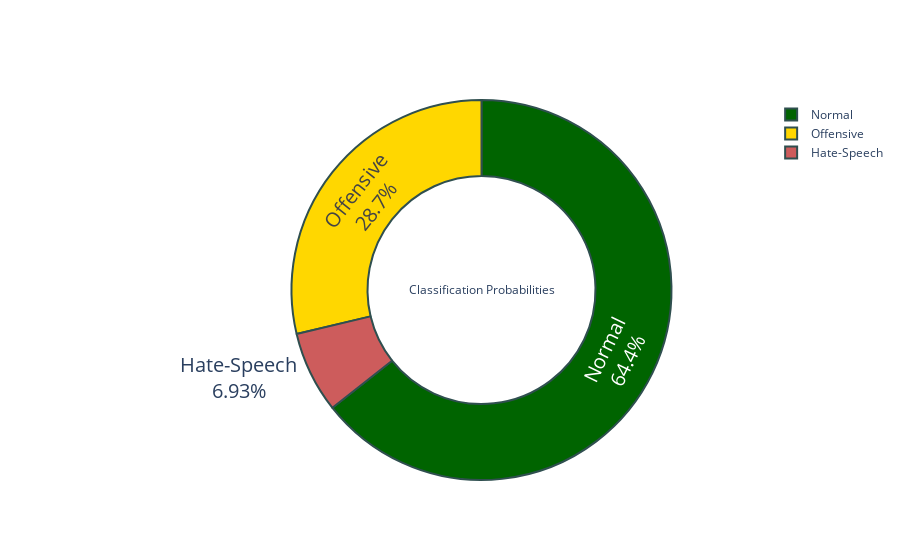

Source (notebook cell):
### Code cell
graphProbs(probs).show()

### Figure 1 — Plotly figure (JSON) as saved in the notebook; plotly's stock layout.template omitted (floating-point values rounded to 4 significant figures)
{"data": [{"hole": 0.6, "hoverinfo": "label+percent", "labels": ["Hate-Speech", "Normal", "Offensive"], "marker": {"colors": ["indianred", "darkgreen", "gold"], "line": {"color": "DarkSlateGrey", "width": 2}}, "textfont": {"size": 20}, "textinfo": "label+percent", "title": {"text": "Classification Probabilities"}, "type": "pie", "values": [0.07, 0.65, 0.29]}], "layout": {}}
